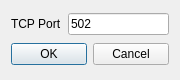
<?xml version="1.0" encoding="UTF-8"?>
<ui version="4.0">
 <class>SettingsModbusTCP</class>
 <widget class="QDialog" name="SettingsModbusTCP">
  <property name="geometry">
   <rect>
    <x>0</x>
    <y>0</y>
    <width>180</width>
    <height>80</height>
   </rect>
  </property>
  <property name="minimumSize">
   <size>
    <width>180</width>
    <height>80</height>
   </size>
  </property>
  <property name="maximumSize">
   <size>
    <width>180</width>
    <height>80</height>
   </size>
  </property>
  <property name="windowTitle">
   <string>Modbus TCP Settings</string>
  </property>
  <property name="windowIcon">
   <iconset resource="icons/pyModSlaveQt.qrc">
    <normaloff>:/img/network-16.png</normaloff>:/img/network-16.png</iconset>
  </property>
  <property name="modal">
   <bool>true</bool>
  </property>
  <layout class="QVBoxLayout" name="verticalLayout">
   <item>
    <layout class="QGridLayout" name="gridLayout">
     <item row="0" column="1">
      <widget class="QLineEdit" name="leTCPPort">
       <property name="text">
        <string>502</string>
       </property>
      </widget>
     </item>
     <item row="0" column="0">
      <widget class="QLabel" name="lblTCPPort">
       <property name="text">
        <string>TCP Port</string>
       </property>
       <property name="buddy">
        <cstring>leTCPPort</cstring>
       </property>
      </widget>
     </item>
    </layout>
   </item>
   <item>
    <widget class="QDialogButtonBox" name="buttonBox">
     <property name="orientation">
      <enum>Qt::Horizontal</enum>
     </property>
     <property name="standardButtons">
      <set>QDialogButtonBox::Cancel|QDialogButtonBox::Ok</set>
     </property>
    </widget>
   </item>
  </layout>
 </widget>
 <resources>
  <include location="icons/pyModSlaveQt.qrc"/>
 </resources>
 <connections>
  <connection>
   <sender>buttonBox</sender>
   <signal>accepted()</signal>
   <receiver>SettingsModbusTCP</receiver>
   <slot>accept()</slot>
   <hints>
    <hint type="sourcelabel">
     <x>248</x>
     <y>254</y>
    </hint>
    <hint type="destinationlabel">
     <x>157</x>
     <y>274</y>
    </hint>
   </hints>
  </connection>
  <connection>
   <sender>buttonBox</sender>
   <signal>rejected()</signal>
   <receiver>SettingsModbusTCP</receiver>
   <slot>reject()</slot>
   <hints>
    <hint type="sourcelabel">
     <x>316</x>
     <y>260</y>
    </hint>
    <hint type="destinationlabel">
     <x>286</x>
     <y>274</y>
    </hint>
   </hints>
  </connection>
 </connections>
</ui>
